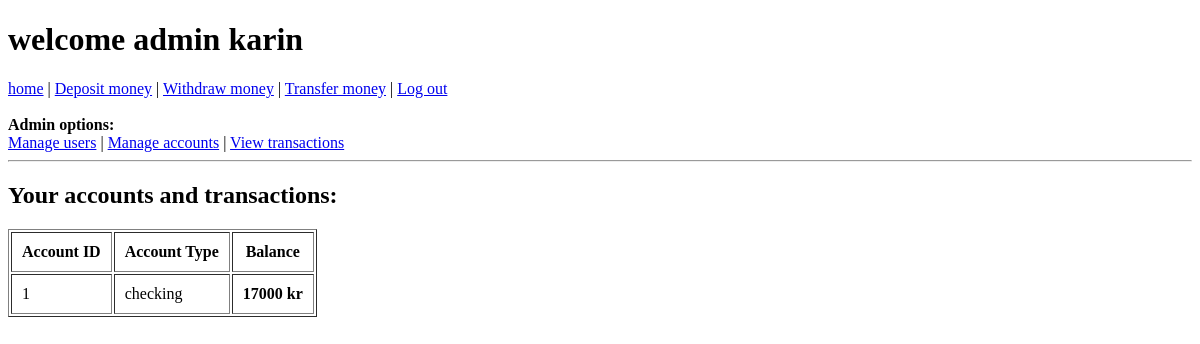
The page /dashboard (signed in) on the database as committed earlier.
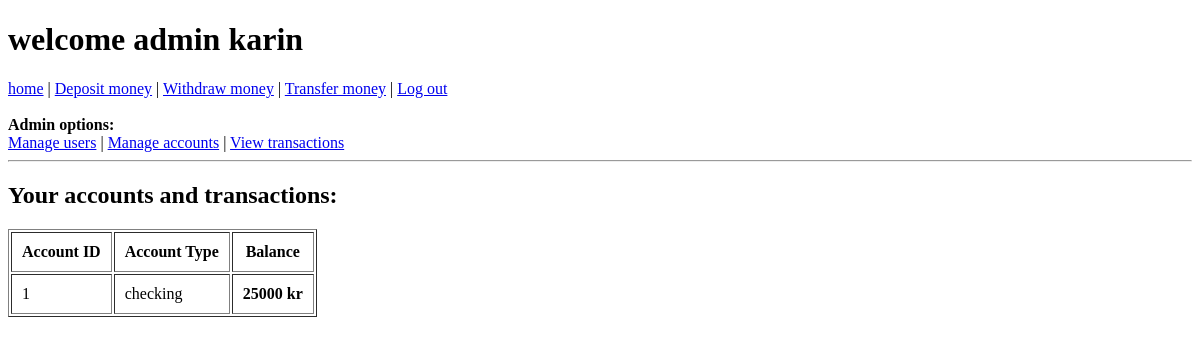
The same page on the database as committed later.
### tables this page shows
CREATE TABLE accounts (
    id integer primary key autoincrement,
    user_id integer not null references users(id),
    account_type text not null default 'checking',
    balance real not null default 0.0,
    created_at text default (datetime('now'))
);

### SRC/helpers.php (called while the page is built, shortened)
<?php
function e(mixed $value): string
{
    return htmlspecialchars((string)$value, ENT_QUOTES, 'UTF-8');
}
?>

### SRC/AccountRepository.php (called while the page is built, shortened)
<?php
class AccountRepository {
    public function findByUserId(int $user_id): array {
        $stmt = $this->pdo->prepare("select * from accounts where user_id = :user_id");
        $stmt->execute(['user_id' => $user_id]);
        return $stmt->fetchAll();
    }
}

### templates/dashboard.php (the view, shortened to what this page needs)
<!DOCTYPE html>
<html lang="sv">
<head><meta charset="UTF-8"><title>Bankomat - dashboard</title></head>
<body>
<h1>welcome <?php echo e($_SESSION['name']); ?></h1>
<nav>
    <a href="/dashboard">home</a> |
    <a href="/deposit">Deposit money</a> |
    <a href="/withdraw">Withdraw money</a> |
    <a href="/transfer">Transfer money</a> |
    <a href="/logout">Log out</a>
    <?php if ($_SESSION['role'] === 'admin'): ?>
        <br><br><strong>Admin options:</strong><br>
        <a href="/admin/users">Manage users</a> |
        <a href="/admin/accounts">Manage accounts</a> |
        <a href="/admin/transactions">View transactions</a>
    <?php endif; ?>
</nav>
<hr>
<h2>Your accounts and transactions:</h2>
<table border="1" cellpadding="10" >
    <tr><th>Account ID</th><th>Account Type</th><th>Balance</th></tr>
    <?php foreach ($accounts as $acc): ?>
    <tr>
        <td><?= e($acc['id'])?></td>
        <td><?= e($acc['account_type'])?></td>
        <td><strong><?= e($acc['balance'])?> kr</strong></td>
    </tr>
    <?php endforeach; ?>
</table>
</body>
</html>

Rows that differ between the two databases and show on the page:
changed accounts "checking": balance "17000" → "25000"
